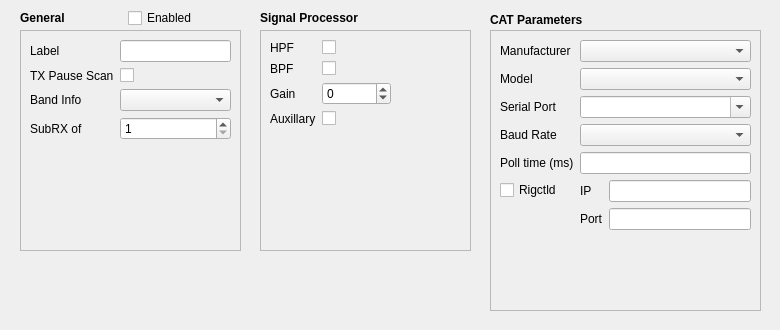
      <widget class="QWidget" name="radioTab_7">
       <attribute name="title">
        <string>Radio 7</string>
       </attribute>
       <widget class="QFrame" name="radioFrame_7">
        <property name="geometry">
         <rect>
          <x>10</x>
          <y>0</y>
          <width>761</width>
          <height>321</height>
         </rect>
        </property>
        <property name="frameShape">
         <enum>QFrame::NoFrame</enum>
        </property>
        <property name="frameShadow">
         <enum>QFrame::Raised</enum>
        </property>
        <widget class="QLabel" name="label_122">
         <property name="geometry">
          <rect>
           <x>10</x>
           <y>10</y>
           <width>191</width>
           <height>16</height>
          </rect>
         </property>
         <property name="font">
          <font>
           <weight>75</weight>
           <bold>true</bold>
          </font>
         </property>
         <property name="text">
          <string>General</string>
         </property>
        </widget>
        <widget class="QFrame" name="radioGeneralFrame_7">
         <property name="geometry">
          <rect>
           <x>10</x>
           <y>30</y>
           <width>221</width>
           <height>221</height>
          </rect>
         </property>
         <property name="frameShape">
          <enum>QFrame::StyledPanel</enum>
         </property>
         <property name="frameShadow">
          <enum>QFrame::Raised</enum>
         </property>
         <widget class="QWidget" name="gridLayoutWidget_11">
          <property name="geometry">
           <rect>
            <x>10</x>
            <y>10</y>
            <width>201</width>
            <height>201</height>
           </rect>
          </property>
          <layout class="QFormLayout" name="formLayout_25">
           <property name="fieldGrowthPolicy">
            <enum>QFormLayout::AllNonFixedFieldsGrow</enum>
           </property>
           <item row="0" column="0">
            <widget class="QLabel" name="label_124">
             <property name="text">
              <string>Label</string>
             </property>
            </widget>
           </item>
           <item row="0" column="1">
            <widget class="QLineEdit" name="radioNameLineEdit_7"/>
           </item>
           <item row="1" column="0">
            <widget class="QLabel" name="label_126">
             <property name="text">
              <string>TX Pause Scan</string>
             </property>
            </widget>
           </item>
           <item row="1" column="1">
            <widget class="QCheckBox" name="radioPauseScanCheckBox_7">
             <property name="text">
              <string/>
             </property>
            </widget>
           </item>
           <item row="2" column="0">
            <widget class="QLabel" name="label_179">
             <property name="text">
              <string>Band Info</string>
             </property>
            </widget>
           </item>
           <item row="2" column="1">
            <widget class="QComboBox" name="radioBandDecoderComboBox_7"/>
           </item>
           <item row="3" column="0">
            <widget class="QLabel" name="label_180">
             <property name="text">
              <string>SubRX of</string>
             </property>
            </widget>
           </item>
           <item row="3" column="1">
            <widget class="QSpinBox" name="radioSubRxSpinBox_7">
             <property name="minimum">
              <number>1</number>
             </property>
             <property name="maximum">
              <number>8</number>
             </property>
            </widget>
           </item>
          </layout>
         </widget>
        </widget>
        <widget class="QLabel" name="label_127">
         <property name="geometry">
          <rect>
           <x>250</x>
           <y>10</y>
           <width>171</width>
           <height>16</height>
          </rect>
         </property>
         <property name="font">
          <font>
           <weight>75</weight>
           <bold>true</bold>
          </font>
         </property>
         <property name="text">
          <string>Signal Processor</string>
         </property>
        </widget>
        <widget class="QFrame" name="radioProcFrame_7">
         <property name="geometry">
          <rect>
           <x>250</x>
           <y>30</y>
           <width>211</width>
           <height>221</height>
          </rect>
         </property>
         <property name="frameShape">
          <enum>QFrame::StyledPanel</enum>
         </property>
         <property name="frameShadow">
          <enum>QFrame::Raised</enum>
         </property>
         <widget class="QWidget" name="gridLayoutWidget_32">
          <property name="geometry">
           <rect>
            <x>10</x>
            <y>10</y>
            <width>121</width>
            <height>131</height>
           </rect>
          </property>
          <layout class="QFormLayout" name="formLayout_26">
           <item row="0" column="0">
            <widget class="QLabel" name="label_128">
             <property name="text">
              <string>HPF</string>
             </property>
            </widget>
           </item>
           <item row="0" column="1">
            <widget class="QCheckBox" name="radioHpfCheckBox_7">
             <property name="text">
              <string/>
             </property>
            </widget>
           </item>
           <item row="1" column="0">
            <widget class="QLabel" name="label_129">
             <property name="text">
              <string>BPF</string>
             </property>
            </widget>
           </item>
           <item row="1" column="1">
            <widget class="QCheckBox" name="radioBpfCheckBox_7">
             <property name="text">
              <string/>
             </property>
            </widget>
           </item>
           <item row="2" column="0">
            <widget class="QLabel" name="label_130">
             <property name="text">
              <string>Gain</string>
             </property>
            </widget>
           </item>
           <item row="2" column="1">
            <widget class="QSpinBox" name="radioGainSpinBox_7">
             <property name="minimum">
              <number>-32</number>
             </property>
             <property name="maximum">
              <number>32</number>
             </property>
            </widget>
           </item>
           <item row="3" column="0">
            <widget class="QLabel" name="label_161">
             <property name="text">
              <string>Auxillary</string>
             </property>
            </widget>
           </item>
           <item row="3" column="1">
            <widget class="QCheckBox" name="radioAuxCheckBox_7">
             <property name="text">
              <string/>
             </property>
            </widget>
           </item>
          </layout>
         </widget>
        </widget>
        <widget class="QLabel" name="label_131">
         <property name="geometry">
          <rect>
           <x>480</x>
           <y>10</y>
           <width>131</width>
           <height>20</height>
          </rect>
         </property>
         <property name="font">
          <font>
           <weight>75</weight>
           <bold>true</bold>
          </font>
         </property>
         <property name="text">
          <string>CAT Parameters</string>
         </property>
        </widget>
        <widget class="QFrame" name="radioCatFrame_7">
         <property name="geometry">
          <rect>
           <x>480</x>
           <y>30</y>
           <width>271</width>
           <height>281</height>
          </rect>
         </property>
         <property name="autoFillBackground">
          <bool>false</bool>
         </property>
         <property name="frameShape">
          <enum>QFrame::StyledPanel</enum>
         </property>
         <property name="frameShadow">
          <enum>QFrame::Raised</enum>
         </property>
         <property name="lineWidth">
          <number>1</number>
         </property>
         <widget class="QWidget" name="formLayoutWidget_13">
          <property name="geometry">
           <rect>
            <x>10</x>
            <y>10</y>
            <width>251</width>
            <height>261</height>
           </rect>
          </property>
          <layout class="QFormLayout" name="formLayout_27">
           <property name="fieldGrowthPolicy">
            <enum>QFormLayout::AllNonFixedFieldsGrow</enum>
           </property>
           <item row="0" column="0">
            <widget class="QLabel" name="label_134">
             <property name="text">
              <string>Manufacturer</string>
             </property>
            </widget>
           </item>
           <item row="0" column="1">
            <widget class="QComboBox" name="radioManufComboBox_7"/>
           </item>
           <item row="1" column="0">
            <widget class="QLabel" name="label_135">
             <property name="text">
              <string>Model</string>
             </property>
            </widget>
           </item>
           <item row="1" column="1">
            <widget class="QComboBox" name="radioModelComboBox_7"/>
           </item>
           <item row="2" column="0">
            <widget class="QLabel" name="label_138">
             <property name="text">
              <string>Serial Port</string>
             </property>
            </widget>
           </item>
           <item row="2" column="1">
            <widget class="QComboBox" name="radioSerialPortComboBox_7">
             <property name="editable">
              <bool>true</bool>
             </property>
             <property name="frame">
              <bool>true</bool>
             </property>
            </widget>
           </item>
           <item row="3" column="0">
            <widget class="QLabel" name="label_136">
             <property name="text">
              <string>Baud Rate</string>
             </property>
            </widget>
           </item>
           <item row="3" column="1">
            <widget class="QComboBox" name="radioBaudRateComboBox_7"/>
           </item>
           <item row="4" column="0">
            <widget class="QLabel" name="label_137">
             <property name="text">
              <string>Poll time (ms)</string>
             </property>
            </widget>
           </item>
           <item row="4" column="1">
            <widget class="QLineEdit" name="radioPollTimeLineEdit_7"/>
           </item>
           <item row="5" column="0">
            <widget class="QCheckBox" name="rigctldCheckbox_7">
             <property name="text">
              <string>Rigctld</string>
             </property>
            </widget>
           </item>
           <item row="5" column="1">
            <layout class="QGridLayout" name="gridLayout_8">
             <item row="0" column="1">
              <widget class="QLineEdit" name="rigctldIpLineEdit_7"/>
             </item>
             <item row="0" column="0">
              <widget class="QLabel" name="label_132">
               <property name="text">
                <string>IP</string>
               </property>
              </widget>
             </item>
             <item row="1" column="0">
              <widget class="QLabel" name="label_133">
               <property name="text">
                <string>Port</string>
               </property>
              </widget>
             </item>
             <item row="1" column="1">
              <widget class="QLineEdit" name="rigctldPortLineEdit_7"/>
             </item>
            </layout>
           </item>
          </layout>
         </widget>
        </widget>
        <widget class="QCheckBox" name="radioEnableCheckBox_7">
         <property name="geometry">
          <rect>
           <x>118</x>
           <y>8</y>
           <width>102</width>
           <height>20</height>
          </rect>
         </property>
         <property name="text">
          <string>Enabled</string>
         </property>
        </widget>
       </widget>
      </widget>
